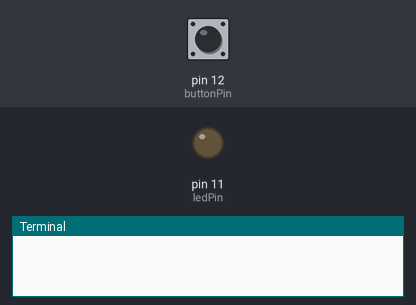
The program below on a simulated Raspberry Pi (header pin numbers). Parts: output pins drawn as LEDs (lit = HIGH), the last lines printed to the terminal. The inputs (shaded band) are chosen by the test bench; at power-on: pin 12 (buttonPin) HIGH.

Above: at 1.2 s.
1.3 s: pin 12 (buttonPin) pulled LOW for 0.15 s
At 2.2 s:
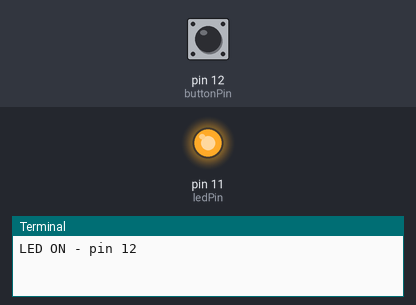
2.9 s: pin 12 (buttonPin) pulled LOW for 1 s
At 3.4 s:
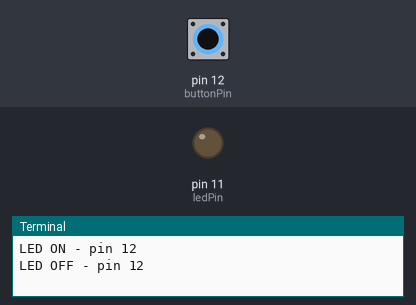
5.4 s: pin 12 (buttonPin) pulled LOW for 3.2 s
At 6.5 s:
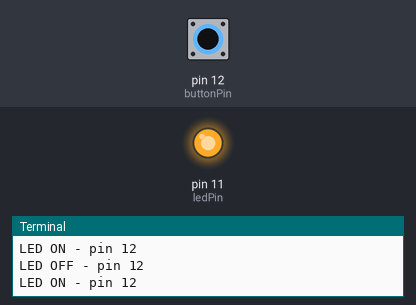
Timing chart, 0 to 8.4 s (numbered marks = the images above; inputs shaded):
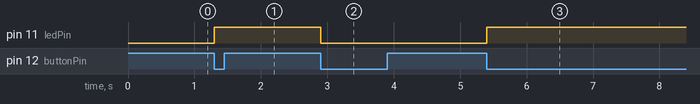

Measured:
- after the input at 1.3 s, pin 11 (ledPin): LOW → HIGH at once
- after the input at 2.9 s, pin 11 (ledPin): HIGH → LOW at once
- after the input at 5.4 s, pin 11 (ledPin): LOW → HIGH at once

The program:

02_TableLamp.py
```python
#!/usr/bin/env python3
# -*- coding: utf-8 -*-
"""
Created on Sun Oct 14 13:05:53 2018

@author: kaniska
"""

import RPi.GPIO as GPIO

ledPin = 11
buttonPin = 12

ledState = GPIO.LOW

def setup():
    GPIO.setmode(GPIO.BOARD)
    GPIO.setup(ledPin, GPIO.OUT)
    GPIO.setup(buttonPin, GPIO.IN, pull_up_down=GPIO.PUD_UP)


def buttonPress(pin):
    global ledState
    ledState = not ledState

    if ledState:
        print('LED ON - pin {0}'.format(pin))
    else:
        print('LED OFF - pin {0}'.format(pin))
    GPIO.output(ledPin, ledState)


def destroy():
    GPIO.output(ledPin, GPIO.LOW)
    GPIO.cleanup()
    print('\nCleaned up resources. Board ready for reuse.')


def loop():
    GPIO.add_event_detect(buttonPin, GPIO.FALLING, buttonPress, bouncetime=300)
    while True:
        pass

if __name__=='__main__':
    setup()
    try:
        loop()
    except KeyboardInterrupt:
        destroy()
```
